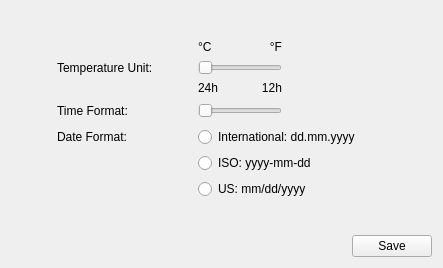
<?xml version="1.0" encoding="UTF-8"?>
<ui version="4.0">
 <class>Settings::CRegionalSettingsWidget</class>
 <widget class="QWidget" name="Settings::CRegionalSettingsWidget">
  <property name="geometry">
   <rect>
    <x>0</x>
    <y>0</y>
    <width>443</width>
    <height>268</height>
   </rect>
  </property>
  <property name="windowTitle">
   <string>Form</string>
  </property>
  <layout class="QGridLayout" name="gridLayout">
   <item row="0" column="3">
    <spacer name="verticalSpacer_4">
     <property name="orientation">
      <enum>Qt::Vertical</enum>
     </property>
     <property name="sizeHint" stdset="0">
      <size>
       <width>20</width>
       <height>40</height>
      </size>
     </property>
    </spacer>
   </item>
   <item row="1" column="3">
    <widget class="QLabel" name="labelDegCent">
     <property name="text">
      <string>°C</string>
     </property>
    </widget>
   </item>
   <item row="1" column="4">
    <widget class="QLabel" name="labelDegFaren">
     <property name="text">
      <string>°F</string>
     </property>
     <property name="alignment">
      <set>Qt::AlignRight|Qt::AlignTrailing|Qt::AlignVCenter</set>
     </property>
    </widget>
   </item>
   <item row="1" column="5" rowspan="2">
    <spacer name="horizontalSpacer_6">
     <property name="orientation">
      <enum>Qt::Horizontal</enum>
     </property>
     <property name="sizeHint" stdset="0">
      <size>
       <width>98</width>
       <height>20</height>
      </size>
     </property>
    </spacer>
   </item>
   <item row="2" column="1">
    <widget class="QLabel" name="labelTempUnit">
     <property name="text">
      <string>Temperature Unit:</string>
     </property>
     <property name="alignment">
      <set>Qt::AlignLeading|Qt::AlignLeft|Qt::AlignVCenter</set>
     </property>
    </widget>
   </item>
   <item row="2" column="3" colspan="2">
    <widget class="MainMenu::CSliderControl" name="temperatureSlider">
     <property name="maximum">
      <number>1</number>
     </property>
     <property name="orientation">
      <enum>Qt::Horizontal</enum>
     </property>
    </widget>
   </item>
   <item row="3" column="2">
    <spacer name="verticalSpacer_2">
     <property name="orientation">
      <enum>Qt::Vertical</enum>
     </property>
     <property name="sizeHint" stdset="0">
      <size>
       <width>20</width>
       <height>1</height>
      </size>
     </property>
    </spacer>
   </item>
   <item row="4" column="2" rowspan="2">
    <spacer name="horizontalSpacer_2">
     <property name="orientation">
      <enum>Qt::Horizontal</enum>
     </property>
     <property name="sizeHint" stdset="0">
      <size>
       <width>20</width>
       <height>20</height>
      </size>
     </property>
    </spacer>
   </item>
   <item row="4" column="3">
    <widget class="QLabel" name="labelDateIntern">
     <property name="text">
      <string>24h</string>
     </property>
     <property name="alignment">
      <set>Qt::AlignLeading|Qt::AlignLeft|Qt::AlignTop</set>
     </property>
    </widget>
   </item>
   <item row="4" column="4">
    <widget class="QLabel" name="labelTime12h">
     <property name="text">
      <string>12h</string>
     </property>
     <property name="alignment">
      <set>Qt::AlignRight|Qt::AlignTop|Qt::AlignTrailing</set>
     </property>
    </widget>
   </item>
   <item row="4" column="5" rowspan="2">
    <spacer name="horizontalSpacer_5">
     <property name="orientation">
      <enum>Qt::Horizontal</enum>
     </property>
     <property name="sizeHint" stdset="0">
      <size>
       <width>98</width>
       <height>20</height>
      </size>
     </property>
    </spacer>
   </item>
   <item row="5" column="0">
    <spacer name="horizontalSpacer_3">
     <property name="orientation">
      <enum>Qt::Horizontal</enum>
     </property>
     <property name="sizeHint" stdset="0">
      <size>
       <width>40</width>
       <height>20</height>
      </size>
     </property>
    </spacer>
   </item>
   <item row="5" column="1">
    <widget class="QLabel" name="labelTimeFormat">
     <property name="text">
      <string>Time Format:</string>
     </property>
     <property name="alignment">
      <set>Qt::AlignLeading|Qt::AlignLeft|Qt::AlignVCenter</set>
     </property>
    </widget>
   </item>
   <item row="5" column="3" colspan="2">
    <widget class="MainMenu::CSliderControl" name="timeSlider">
     <property name="maximum">
      <number>1</number>
     </property>
     <property name="orientation">
      <enum>Qt::Horizontal</enum>
     </property>
    </widget>
   </item>
   <item row="5" column="6">
    <spacer name="horizontalSpacer_4">
     <property name="orientation">
      <enum>Qt::Horizontal</enum>
     </property>
     <property name="sizeHint" stdset="0">
      <size>
       <width>40</width>
       <height>20</height>
      </size>
     </property>
    </spacer>
   </item>
   <item row="6" column="2">
    <spacer name="verticalSpacer_3">
     <property name="orientation">
      <enum>Qt::Vertical</enum>
     </property>
     <property name="sizeHint" stdset="0">
      <size>
       <width>20</width>
       <height>2</height>
      </size>
     </property>
    </spacer>
   </item>
   <item row="7" column="1">
    <widget class="QLabel" name="labelTime24h">
     <property name="text">
      <string>Date Format:</string>
     </property>
     <property name="alignment">
      <set>Qt::AlignLeading|Qt::AlignLeft|Qt::AlignVCenter</set>
     </property>
    </widget>
   </item>
   <item row="7" column="3" colspan="3">
    <widget class="QRadioButton" name="radioInternational">
     <property name="text">
      <string>International: dd.mm.yyyy</string>
     </property>
    </widget>
   </item>
   <item row="8" column="3" colspan="3">
    <widget class="QRadioButton" name="radioIso">
     <property name="text">
      <string>ISO: yyyy-mm-dd</string>
     </property>
    </widget>
   </item>
   <item row="9" column="3" colspan="3">
    <widget class="QRadioButton" name="radioUs">
     <property name="text">
      <string>US: mm/dd/yyyy</string>
     </property>
    </widget>
   </item>
   <item row="10" column="3">
    <spacer name="verticalSpacer">
     <property name="orientation">
      <enum>Qt::Vertical</enum>
     </property>
     <property name="sizeHint" stdset="0">
      <size>
       <width>20</width>
       <height>40</height>
      </size>
     </property>
    </spacer>
   </item>
   <item row="11" column="0" colspan="7">
    <layout class="QHBoxLayout" name="horizontalLayout_5">
     <item>
      <spacer name="horizontalSpacer">
       <property name="orientation">
        <enum>Qt::Horizontal</enum>
       </property>
       <property name="sizeHint" stdset="0">
        <size>
         <width>180</width>
         <height>20</height>
        </size>
       </property>
      </spacer>
     </item>
     <item>
      <widget class="QPushButton" name="btnApply">
       <property name="focusPolicy">
        <enum>Qt::NoFocus</enum>
       </property>
       <property name="text">
        <string>Save</string>
       </property>
      </widget>
     </item>
    </layout>
   </item>
  </layout>
 </widget>
 <customwidgets>
  <customwidget>
   <class>MainMenu::CSliderControl</class>
   <extends>QSlider</extends>
   <header>MainMenu/Include/SliderControl.h</header>
  </customwidget>
 </customwidgets>
 <resources/>
 <connections/>
</ui>
